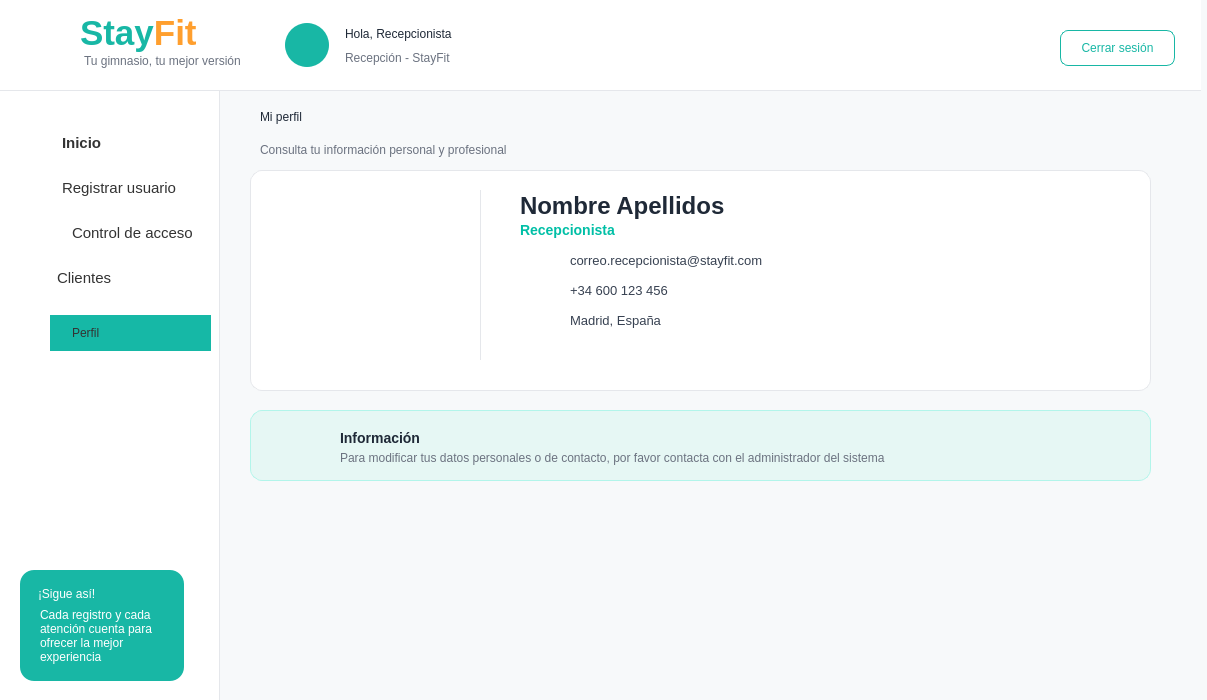
<?xml version="1.0" encoding="UTF-8"?>
<ui version="4.0">
 <class>MainWindow</class>
 <widget class="QMainWindow" name="MainWindow">
  <property name="geometry">
   <rect>
    <x>0</x>
    <y>0</y>
    <width>1207</width>
    <height>700</height>
   </rect>
  </property>
  <property name="windowTitle">
   <string>StayFit - Panel Cliente</string>
  </property>
  <property name="styleSheet">
   <string notr="true">QMainWindow { background-color: #F7F9FA; }
QLabel { background: transparent; color: #1F2937; font-family: &quot;Segoe UI&quot;; }
QPushButton { font-family: &quot;Segoe UI&quot;; }
QFrame#frameHeader { background-color: white; border-bottom: 1px solid #E5E7EB; }
QFrame#frameMenu { background-color: white; border-right: 1px solid #E5E7EB; }
QFrame#frameContenido { background-color: #F7F9FA; border: none; }
QFrame#card1, QFrame#card2, QFrame#card3, QFrame#card4, QFrame#cardTabla, QFrame#cardPago, QFrame#cardActividad, QFrame#cardConsejo, QFrame#cardMotivacion, QFrame#cardSigue { background-color: white; border: 1px solid #E6E6E6; border-radius: 12px; }
QPushButton#btnInicio { background-color: #18B7A5; color: white; border-radius: 8px; text-align: left; padding-left: 22px; font: bold 11pt &quot;Segoe UI&quot;; }
QPushButton#btnClases, QPushButton#btnInscripciones, QPushButton#btnPagos, QPushButton#btnEstadisticas, QPushButton#btnCalorias, QPushButton#btnPerfil, QPushButton#btnInformacion { background-color: transparent; color: #333333; border: none; text-align: left; padding-left: 22px; font: 11pt &quot;Segoe UI&quot;; }
QPushButton#btnClases:hover, QPushButton#btnInscripciones:hover, QPushButton#btnPagos:hover, QPushButton#btnEstadisticas:hover, QPushButton#btnCalorias:hover, QPushButton#btnPerfil:hover, QPushButton#btnInformacion:hover { background-color: #E6F7F5; border-radius: 8px; }
QPushButton#btnCerrarSesion { background-color: white; color: #18B7A5; border: 1px solid #18B7A5; border-radius: 8px; font: bold 10pt &quot;Segoe UI&quot;; }
QPushButton#btnVerInscripciones { background-color: #18B7A5; color: white; border: none; border-radius: 8px; font: bold 10pt &quot;Segoe UI&quot;; }
QPushButton#btnMini { background-color: transparent; color: #00A896; border: none; font: bold 9pt &quot;Segoe UI&quot;; }
QTableWidget { background-color: white; border: 1px solid #E6E6E6; border-radius: 8px; gridline-color: #E6E6E6; font: 9pt &quot;Segoe UI&quot;; }
QHeaderView::section { background-color: white; color: #1F2937; font: bold 9pt &quot;Segoe UI&quot;; border: none; border-bottom: 1px solid #E6E6E6; padding: 6px; }</string>
  </property>
  <widget class="QWidget" name="centralwidget">
   <widget class="QFrame" name="frameContenido">
    <property name="geometry">
     <rect>
      <x>220</x>
      <y>90</y>
      <width>981</width>
      <height>611</height>
     </rect>
    </property>
    <property name="frameShape">
     <enum>QFrame::NoFrame</enum>
    </property>
    <widget class="QLabel" name="lblBienvenida">
     <property name="geometry">
      <rect>
       <x>40</x>
       <y>10</y>
       <width>300</width>
       <height>34</height>
      </rect>
     </property>
     <property name="styleSheet">
      <string notr="true">font:bold 20pt &quot;Segoe UI&quot;; color:#1F2937;</string>
     </property>
     <property name="text">
      <string>Mi perfil</string>
     </property>
    </widget>
    <widget class="QLabel" name="lblResumen">
     <property name="geometry">
      <rect>
       <x>40</x>
       <y>50</y>
       <width>470</width>
       <height>20</height>
      </rect>
     </property>
     <property name="styleSheet">
      <string notr="true">font:9pt &quot;Segoe UI&quot;; color:#6B7280;</string>
     </property>
     <property name="text">
      <string>Consulta tu información personal y profesional</string>
     </property>
    </widget>
    <widget class="QLabel" name="label_17">
     <property name="geometry">
      <rect>
       <x>280</x>
       <y>480</y>
       <width>47</width>
       <height>13</height>
      </rect>
     </property>
     <property name="text">
      <string/>
     </property>
    </widget>
    <widget class="QLabel" name="label_18">
     <property name="geometry">
      <rect>
       <x>-170</x>
       <y>-10</y>
       <width>1391</width>
       <height>621</height>
      </rect>
     </property>
     <property name="styleSheet">
      <string notr="true">image:url(./src/vista/imagenes/reborde_ola.png)</string>
     </property>
     <property name="text">
      <string/>
     </property>
    </widget>
    <widget class="QLabel" name="label_19">
     <property name="geometry">
      <rect>
       <x>180</x>
       <y>30</y>
       <width>1771</width>
       <height>651</height>
      </rect>
     </property>
     <property name="styleSheet">
      <string notr="true">image:url(./src/vista/imagenes/reborde_ola.png)</string>
     </property>
     <property name="text">
      <string/>
     </property>
    </widget>
    <widget class="QFrame" name="frame">
     <property name="geometry">
      <rect>
       <x>30</x>
       <y>80</y>
       <width>901</width>
       <height>221</height>
      </rect>
     </property>
     <property name="styleSheet">
      <string notr="true">QFrame {
    background-color: white;
    border: 1px solid #E5E7EB;
    border-radius: 12px;
}</string>
     </property>
     <property name="frameShape">
      <enum>QFrame::StyledPanel</enum>
     </property>
     <property name="frameShadow">
      <enum>QFrame::Raised</enum>
     </property>
     <widget class="QLabel" name="label_2">
      <property name="geometry">
       <rect>
        <x>20</x>
        <y>20</y>
        <width>191</width>
        <height>171</height>
       </rect>
      </property>
      <property name="styleSheet">
       <string notr="true">image: url(./src/vista/imagenes/avatar_entrenadora_chica.png);
background: transparent;
border: None;</string>
      </property>
      <property name="text">
       <string/>
      </property>
     </widget>
     <widget class="Line" name="line">
      <property name="geometry">
       <rect>
        <x>230</x>
        <y>20</y>
        <width>1</width>
        <height>170</height>
       </rect>
      </property>
      <property name="styleSheet">
       <string notr="true">QFrame {
    background-color: #E5E7EB;
    border: none;
}</string>
      </property>
      <property name="orientation">
       <enum>Qt::Vertical</enum>
      </property>
     </widget>
     <widget class="QLabel" name="label_6">
      <property name="geometry">
       <rect>
        <x>270</x>
        <y>50</y>
        <width>171</width>
        <height>21</height>
       </rect>
      </property>
      <property name="styleSheet">
       <string notr="true">QLabel {
    background: transparent;
    border: none;
    color: #00BFA6;
    font-size: 14px;
    font-weight: bold;
}</string>
      </property>
      <property name="text">
       <string>&lt;html&gt;&lt;head/&gt;&lt;body&gt;&lt;p&gt;Recepcionista&lt;/p&gt;&lt;/body&gt;&lt;/html&gt;</string>
      </property>
     </widget>
     <widget class="QLabel" name="label_Nombre">
      <property name="geometry">
       <rect>
        <x>270</x>
        <y>20</y>
        <width>541</width>
        <height>31</height>
       </rect>
      </property>
      <property name="styleSheet">
       <string notr="true">QLabel {
    background: transparent;
    border: none;
    color: #1F2937;
    font-size: 24px;
    font-weight: bold;
}</string>
      </property>
      <property name="text">
       <string>Nombre Apellidos</string>
      </property>
     </widget>
     <widget class="QLabel" name="label_7">
      <property name="geometry">
       <rect>
        <x>320</x>
        <y>80</y>
        <width>201</width>
        <height>21</height>
       </rect>
      </property>
      <property name="styleSheet">
       <string notr="true">QLabel {
    background: transparent;
    border: none;
    color: #374151;
    font-size: 13px;
}</string>
      </property>
      <property name="text">
       <string>correo.recepcionista@stayfit.com</string>
      </property>
     </widget>
     <widget class="QLabel" name="label_9">
      <property name="geometry">
       <rect>
        <x>320</x>
        <y>110</y>
        <width>201</width>
        <height>21</height>
       </rect>
      </property>
      <property name="styleSheet">
       <string notr="true">QLabel {
    background: transparent;
    border: none;
    color: #374151;
    font-size: 13px;
}</string>
      </property>
      <property name="text">
       <string>+34 600 123 456</string>
      </property>
     </widget>
     <widget class="QLabel" name="label_16">
      <property name="geometry">
       <rect>
        <x>320</x>
        <y>140</y>
        <width>201</width>
        <height>21</height>
       </rect>
      </property>
      <property name="styleSheet">
       <string notr="true">QLabel {
    background: transparent;
    border: none;
    color: #374151;
    font-size: 13px;
}</string>
      </property>
      <property name="text">
       <string>Madrid, España</string>
      </property>
     </widget>
     <widget class="QLabel" name="label_21">
      <property name="geometry">
       <rect>
        <x>270</x>
        <y>80</y>
        <width>41</width>
        <height>21</height>
       </rect>
      </property>
      <property name="styleSheet">
       <string notr="true">image: url(./src/vista/imagenes/correo-electronico.png);
background: transparent;
border: None;</string>
      </property>
      <property name="text">
       <string/>
      </property>
     </widget>
     <widget class="QLabel" name="label_22">
      <property name="geometry">
       <rect>
        <x>270</x>
        <y>110</y>
        <width>41</width>
        <height>21</height>
       </rect>
      </property>
      <property name="styleSheet">
       <string notr="true">image: url(./src/vista/imagenes/telefono.png);
background: transparent;
border: None;</string>
      </property>
      <property name="text">
       <string/>
      </property>
     </widget>
     <widget class="QLabel" name="label_23">
      <property name="geometry">
       <rect>
        <x>270</x>
        <y>140</y>
        <width>41</width>
        <height>21</height>
       </rect>
      </property>
      <property name="styleSheet">
       <string notr="true">image:url(./src/vista/imagenes/marcador-de-posicion.png);
background: transparent;
border: None;</string>
      </property>
      <property name="text">
       <string/>
      </property>
     </widget>
    </widget>
    <widget class="QFrame" name="frameAvisoPerfil">
     <property name="geometry">
      <rect>
       <x>30</x>
       <y>320</y>
       <width>901</width>
       <height>71</height>
      </rect>
     </property>
     <property name="styleSheet">
      <string notr="true">#frameAvisoPerfil {
    background-color: #E6F7F4;
    border: 1px solid #B2F5EA;
    border-radius: 12px;
}</string>
     </property>
     <property name="frameShape">
      <enum>QFrame::StyledPanel</enum>
     </property>
     <property name="frameShadow">
      <enum>QFrame::Raised</enum>
     </property>
     <widget class="QLabel" name="label_34">
      <property name="geometry">
       <rect>
        <x>90</x>
        <y>20</y>
        <width>171</width>
        <height>16</height>
       </rect>
      </property>
      <property name="styleSheet">
       <string notr="true">QLabel {
    background: transparent;
    border: none;
    color: #1F2937;
    font-size: 14px;
    font-weight: bold;
}</string>
      </property>
      <property name="text">
       <string>Información</string>
      </property>
     </widget>
     <widget class="QLabel" name="label_35">
      <property name="geometry">
       <rect>
        <x>90</x>
        <y>40</y>
        <width>551</width>
        <height>16</height>
       </rect>
      </property>
      <property name="styleSheet">
       <string notr="true">QLabel {
    background: transparent;
    border: none;
    color: #6B7280;
    font-size: 12px;
}</string>
      </property>
      <property name="text">
       <string>Para modificar tus datos personales o de contacto, por favor contacta con el administrador del sistema</string>
      </property>
     </widget>
     <widget class="QLabel" name="label_36">
      <property name="geometry">
       <rect>
        <x>20</x>
        <y>20</y>
        <width>51</width>
        <height>31</height>
       </rect>
      </property>
      <property name="styleSheet">
       <string notr="true">image:url(./src/vista/imagenes/informacion.png)</string>
      </property>
      <property name="text">
       <string/>
      </property>
     </widget>
    </widget>
    <zorder>label_19</zorder>
    <zorder>label_18</zorder>
    <zorder>lblBienvenida</zorder>
    <zorder>lblResumen</zorder>
    <zorder>label_17</zorder>
    <zorder>frame</zorder>
    <zorder>frameAvisoPerfil</zorder>
   </widget>
   <widget class="QFrame" name="frameMenu">
    <property name="geometry">
     <rect>
      <x>0</x>
      <y>90</y>
      <width>220</width>
      <height>611</height>
     </rect>
    </property>
    <property name="frameShape">
     <enum>QFrame::NoFrame</enum>
    </property>
    <widget class="QPushButton" name="btnPerfil">
     <property name="geometry">
      <rect>
       <x>50</x>
       <y>225</y>
       <width>161</width>
       <height>36</height>
      </rect>
     </property>
     <property name="toolTip">
      <string>&lt;html&gt;&lt;head/&gt;&lt;body&gt;&lt;p align=&quot;center&quot;&gt;&lt;br/&gt;&lt;/p&gt;&lt;/body&gt;&lt;/html&gt;</string>
     </property>
     <property name="layoutDirection">
      <enum>Qt::LeftToRight</enum>
     </property>
     <property name="styleSheet">
      <string notr="true">background: #16B8A6;</string>
     </property>
     <property name="text">
      <string>Perfil</string>
     </property>
    </widget>
    <widget class="QPushButton" name="btnInicio">
     <property name="geometry">
      <rect>
       <x>50</x>
       <y>35</y>
       <width>150</width>
       <height>36</height>
      </rect>
     </property>
     <property name="font">
      <font>
       <family>Segoe UI</family>
       <pointsize>11</pointsize>
       <weight>75</weight>
       <italic>false</italic>
       <bold>true</bold>
      </font>
     </property>
     <property name="styleSheet">
      <string notr="true">QPushButton {
    background-color: transparent;
    border: none;
    border-radius: 8px;
    padding: 8px 12px;
    text-align: left;
    color: #333333;
}

QPushButton:hover {
    background-color: #E8F8F5;
}

QPushButton:checked {
    background-color: #DDF7F3;
    color: #333333;
    font-weight: bold;
}</string>
     </property>
     <property name="text">
      <string>Inicio</string>
     </property>
    </widget>
    <widget class="QPushButton" name="btnRegistroUsuario">
     <property name="geometry">
      <rect>
       <x>50</x>
       <y>80</y>
       <width>150</width>
       <height>36</height>
      </rect>
     </property>
     <property name="font">
      <font>
       <family>Segoe UI</family>
       <pointsize>11</pointsize>
      </font>
     </property>
     <property name="styleSheet">
      <string notr="true">QPushButton {
    background-color: transparent;
    border: none;
    border-radius: 8px;
    padding: 8px 12px;
    text-align: left;
    color: #333333;
}

QPushButton:hover {
    background-color: #E8F8F5;
}

QPushButton:checked {
    background-color: #DDF7F3;
    color: #333333;
    font-weight: bold;
}</string>
     </property>
     <property name="text">
      <string>Registrar usuario</string>
     </property>
    </widget>
    <widget class="QPushButton" name="btnClientes">
     <property name="geometry">
      <rect>
       <x>45</x>
       <y>170</y>
       <width>150</width>
       <height>36</height>
      </rect>
     </property>
     <property name="font">
      <font>
       <family>Segoe UI</family>
       <pointsize>11</pointsize>
      </font>
     </property>
     <property name="styleSheet">
      <string notr="true">QPushButton {
    background-color: transparent;
    border: none;
    border-radius: 8px;
    padding: 8px 12px;
    text-align: left;
    color: #333333;
}

QPushButton:hover {
    background-color: #E8F8F5;
}

QPushButton:checked {
    background-color: #DDF7F3;
    color: #333333;
    font-weight: bold;
}</string>
     </property>
     <property name="text">
      <string>Clientes</string>
     </property>
    </widget>
    <widget class="QFrame" name="cardSigue">
     <property name="geometry">
      <rect>
       <x>20</x>
       <y>480</y>
       <width>164</width>
       <height>111</height>
      </rect>
     </property>
     <property name="styleSheet">
      <string notr="true">QFrame#cardSigue { background-color: #18B7A5; border-radius: 14px; border: none; }</string>
     </property>
     <widget class="QLabel" name="lblSigue">
      <property name="geometry">
       <rect>
        <x>18</x>
        <y>12</y>
        <width>130</width>
        <height>24</height>
       </rect>
      </property>
      <property name="styleSheet">
       <string notr="true">color:white; font:bold 11pt &quot;Segoe UI&quot;;</string>
      </property>
      <property name="text">
       <string>¡Sigue así!</string>
      </property>
     </widget>
     <widget class="QLabel" name="lblSigueTexto">
      <property name="geometry">
       <rect>
        <x>20</x>
        <y>30</y>
        <width>130</width>
        <height>71</height>
       </rect>
      </property>
      <property name="styleSheet">
       <string notr="true">color:white; font:9pt &quot;Segoe UI&quot;;</string>
      </property>
      <property name="text">
       <string>Cada registro y cada atención cuenta para ofrecer la mejor experiencia</string>
      </property>
      <property name="wordWrap">
       <bool>true</bool>
      </property>
     </widget>
    </widget>
    <widget class="QLabel" name="label">
     <property name="geometry">
      <rect>
       <x>20</x>
       <y>40</y>
       <width>20</width>
       <height>20</height>
      </rect>
     </property>
     <property name="text">
      <string/>
     </property>
     <property name="pixmap">
      <pixmap>../imagenes/casa_inicio.png</pixmap>
     </property>
     <property name="scaledContents">
      <bool>true</bool>
     </property>
    </widget>
    <widget class="QLabel" name="label_3">
     <property name="geometry">
      <rect>
       <x>15</x>
       <y>130</y>
       <width>25</width>
       <height>25</height>
      </rect>
     </property>
     <property name="text">
      <string/>
     </property>
     <property name="pixmap">
      <pixmap>../imagenes/control de acceso.png</pixmap>
     </property>
     <property name="scaledContents">
      <bool>true</bool>
     </property>
    </widget>
    <widget class="QLabel" name="label_12">
     <property name="geometry">
      <rect>
       <x>15</x>
       <y>80</y>
       <width>31</width>
       <height>31</height>
      </rect>
     </property>
     <property name="text">
      <string/>
     </property>
     <property name="pixmap">
      <pixmap>../imagenes/registrar usuario.png</pixmap>
     </property>
     <property name="scaledContents">
      <bool>true</bool>
     </property>
    </widget>
    <widget class="QLabel" name="label_8">
     <property name="geometry">
      <rect>
       <x>15</x>
       <y>170</y>
       <width>31</width>
       <height>31</height>
      </rect>
     </property>
     <property name="text">
      <string/>
     </property>
     <property name="pixmap">
      <pixmap>../imagenes/clientes.png</pixmap>
     </property>
     <property name="scaledContents">
      <bool>true</bool>
     </property>
    </widget>
    <widget class="QLabel" name="label_10">
     <property name="geometry">
      <rect>
       <x>20</x>
       <y>230</y>
       <width>23</width>
       <height>23</height>
      </rect>
     </property>
     <property name="text">
      <string/>
     </property>
     <property name="pixmap">
      <pixmap>../imagenes/usuario.png</pixmap>
     </property>
     <property name="scaledContents">
      <bool>true</bool>
     </property>
    </widget>
    <widget class="QPushButton" name="btnControlAcceso">
     <property name="geometry">
      <rect>
       <x>60</x>
       <y>125</y>
       <width>161</width>
       <height>36</height>
      </rect>
     </property>
     <property name="font">
      <font>
       <family>Segoe UI</family>
       <pointsize>11</pointsize>
      </font>
     </property>
     <property name="styleSheet">
      <string notr="true">QPushButton {
    background-color: transparent;
    border: none;
    border-radius: 8px;
    padding: 8px 12px;
    text-align: left;
    color: #333333;
}

QPushButton:hover {
    background-color: #E8F8F5;
}

QPushButton:checked {
    background-color: #DDF7F3;
    color: #333333;
    font-weight: bold;
}</string>
     </property>
     <property name="text">
      <string>Control de acceso</string>
     </property>
    </widget>
   </widget>
   <widget class="QFrame" name="frameHeader">
    <property name="geometry">
     <rect>
      <x>0</x>
      <y>0</y>
      <width>1201</width>
      <height>91</height>
     </rect>
    </property>
    <property name="frameShape">
     <enum>QFrame::NoFrame</enum>
    </property>
    <widget class="QLabel" name="lblLogoIcono">
     <property name="geometry">
      <rect>
       <x>18</x>
       <y>10</y>
       <width>65</width>
       <height>65</height>
      </rect>
     </property>
     <property name="styleSheet">
      <string notr="true">font: 28pt &quot;Segoe UI Emoji&quot;; color: #18B7A5;</string>
     </property>
     <property name="text">
      <string/>
     </property>
     <property name="pixmap">
      <pixmap>../imagenes/logo_stayfit.png</pixmap>
     </property>
     <property name="scaledContents">
      <bool>true</bool>
     </property>
    </widget>
    <widget class="QLabel" name="labelStayFitHeader">
     <property name="geometry">
      <rect>
       <x>80</x>
       <y>8</y>
       <width>170</width>
       <height>51</height>
      </rect>
     </property>
     <property name="text">
      <string>&lt;html&gt;&lt;head/&gt;&lt;body&gt;&lt;p&gt;&lt;span style=&quot; font-size:26pt; font-weight:700; color:#18B7A5;&quot;&gt;Stay&lt;/span&gt;&lt;span style=&quot; font-size:26pt; font-weight:700; color:#FF9F2E;&quot;&gt;Fit&lt;/span&gt;&lt;/p&gt;&lt;/body&gt;&lt;/html&gt;</string>
     </property>
    </widget>
    <widget class="QLabel" name="labelSubtituloHeader">
     <property name="geometry">
      <rect>
       <x>84</x>
       <y>52</y>
       <width>170</width>
       <height>18</height>
      </rect>
     </property>
     <property name="styleSheet">
      <string notr="true">color: #6B7280; font: 9pt &quot;Segoe UI&quot;;</string>
     </property>
     <property name="text">
      <string>Tu gimnasio, tu mejor versión</string>
     </property>
    </widget>
    <widget class="QLabel" name="lblAvatarCliente">
     <property name="geometry">
      <rect>
       <x>285</x>
       <y>23</y>
       <width>44</width>
       <height>44</height>
      </rect>
     </property>
     <property name="styleSheet">
      <string notr="true">background-color: #18B7A5; color: white; border-radius: 22px; font: 20pt &quot;Segoe UI Emoji&quot;;</string>
     </property>
     <property name="text">
      <string/>
     </property>
     <property name="pixmap">
      <pixmap>../imagenes/usuario.png</pixmap>
     </property>
     <property name="scaledContents">
      <bool>true</bool>
     </property>
    </widget>
    <widget class="QLabel" name="lblNombreCliente">
     <property name="geometry">
      <rect>
       <x>345</x>
       <y>22</y>
       <width>270</width>
       <height>24</height>
      </rect>
     </property>
     <property name="styleSheet">
      <string notr="true">font: bold 13pt &quot;Segoe UI&quot;; color: #1F2937;</string>
     </property>
     <property name="text">
      <string>Hola, Recepcionista</string>
     </property>
    </widget>
    <widget class="QLabel" name="lblFechaAltaCliente">
     <property name="geometry">
      <rect>
       <x>345</x>
       <y>48</y>
       <width>250</width>
       <height>20</height>
      </rect>
     </property>
     <property name="styleSheet">
      <string notr="true">font: 10pt &quot;Segoe UI&quot;; color: #6B7280;</string>
     </property>
     <property name="text">
      <string>Recepción - StayFit</string>
     </property>
    </widget>
    <widget class="QPushButton" name="btnCerrarSesion">
     <property name="geometry">
      <rect>
       <x>1060</x>
       <y>30</y>
       <width>115</width>
       <height>36</height>
      </rect>
     </property>
     <property name="text">
      <string>Cerrar sesión</string>
     </property>
    </widget>
    <widget class="QLabel" name="label_37">
     <property name="geometry">
      <rect>
       <x>510</x>
       <y>20</y>
       <width>31</width>
       <height>31</height>
      </rect>
     </property>
     <property name="text">
      <string/>
     </property>
     <property name="pixmap">
      <pixmap>src/vista/imagenes/ola.png</pixmap>
     </property>
     <property name="scaledContents">
      <bool>true</bool>
     </property>
    </widget>
   </widget>
  </widget>
 </widget>
 <resources/>
 <connections/>
</ui>
